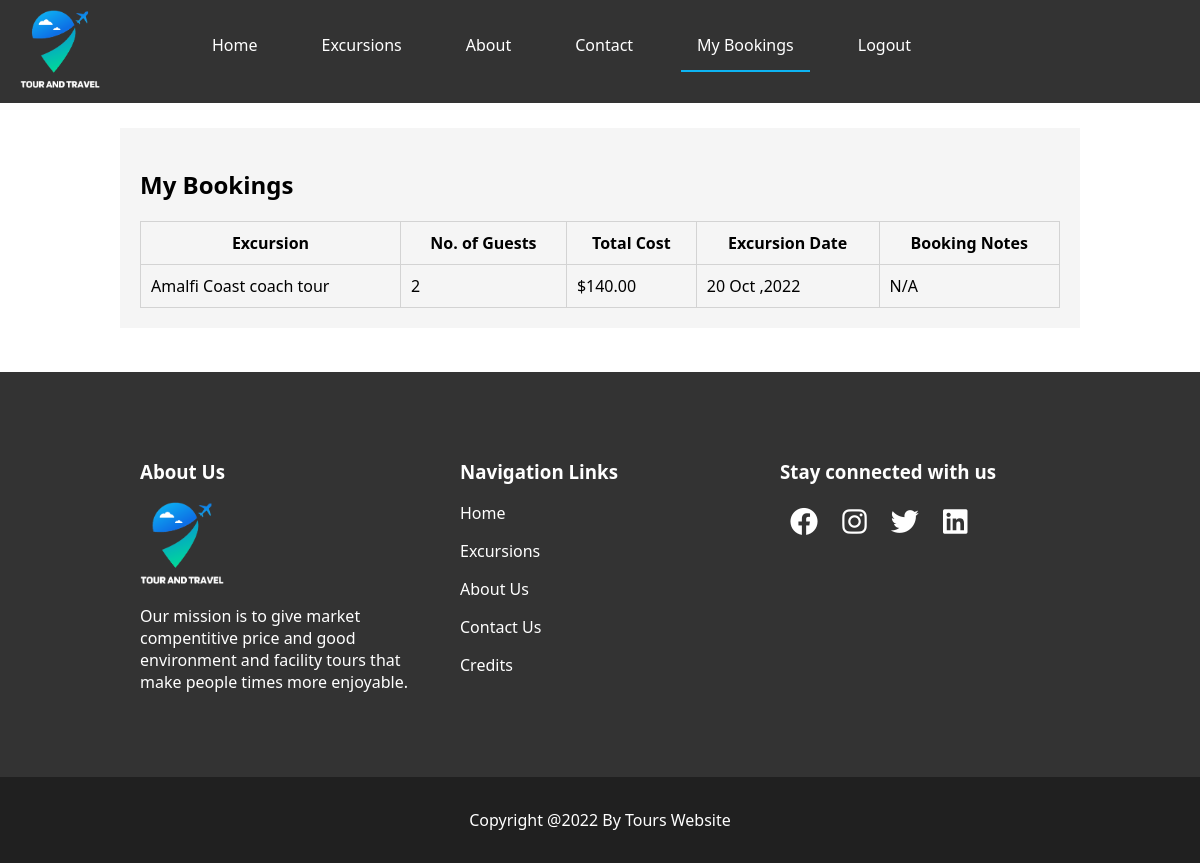
The app's page /my-bookings.php (signed in) with its own data.
### tables this page shows
CREATE TABLE `booking` (
  `bookingID` mediumint(8) NOT NULL,
  `excursionID` mediumint(8) NOT NULL,
  `customerID` mediumint(8) NOT NULL,
  `excursion_date` datetime NOT NULL,
  `num_guests` mediumint(2) NOT NULL,
  `total_booking_cost` decimal(7,2) NOT NULL,
  `booking_notes` text DEFAULT NULL
);

CREATE TABLE `excursions` (
  `excursionID` mediumint(8) NOT NULL,
  `image` varchar(250) DEFAULT NULL,
  `excursion_name` varchar(255) NOT NULL,
  `description` text NOT NULL,
  `price_per_person` decimal(7,2) NOT NULL,
  `location` text NOT NULL
);

### config.php (called while the page is built, shortened)
<?php
$currency = '$';

### my-bookings.php (the view, shortened to what this page needs)
<?php
include "layout/header.php";
$userId=$_SESSION['user']['customerID'];
$sql=mysqli_query($conn, "SELECT * from booking
    INNER JOIN excursions on booking.excursionID=excursions.excursionID WHERE customerID=$userId");
$bookings=mysqli_fetch_all($sql,MYSQLI_ASSOC);
?>
<div class="container bg-light my-bookings ">
        <h2 >My Bookings</h2>
          <table>
                <tr>
                    <th>Excursion</th>
                    <th>No. of Guests</th>
                    <th>Total Cost</th>
                    <th>Excursion Date</th>
                    <th>Booking Notes</th>
                </tr>
                <?php foreach ($bookings as $item) {?>
                <tr>
                    <td><?=$item['excursion_name']?></td>
                    <td><?=$item['num_guests']?></td>
                    <td><?=$currency.$item['total_booking_cost']?></td>
                    <td><?=date('d M ,Y',strtotime($item['excursion_date']))?></td>
                    <td><?=$item['booking_notes']?:"N/A"?></td>
                </tr>
               <?php }?>
          </table>
</div>
<br> <br>
<?php
include "layout/footer.php";
?>
</body>
</html>

### assets/css/style.css (style rules this page uses)
body { margin:0; font-family: system-ui, -apple-system, BlinkMacSystemFont, 'Segoe UI', Roboto, Oxygen, Ubuntu, Cantarell, 'Open Sans', 'Helvetica Neue', sans-serif; overflow-x: hidden; }
.container { margin:0px 10%; }
.bg-light { background-color: whitesmoke; }
.my-bookings { margin-top:8rem; padding:20px; }
table, tr { width: 100%; }
table, tr, th,td { padding: 10px; border: 1px solid lightgray; border-collapse: collapse; }

### records on screen
booking: excursionID.excursion_name "Amalfi Coast coach tour", num_guests "2", total_booking_cost "140.00", excursion_date "20 Oct ,2022", booking_notes "N/A"

### other values on screen
$appName "Tours Website"
